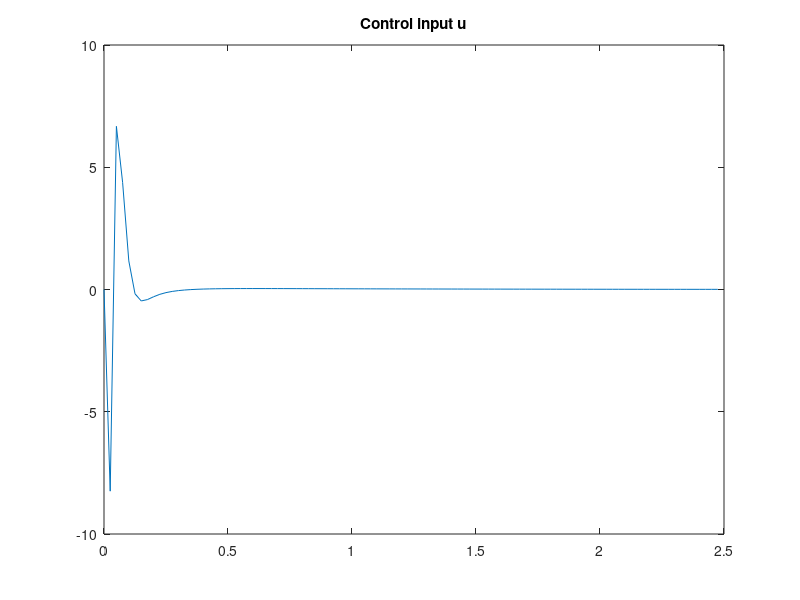
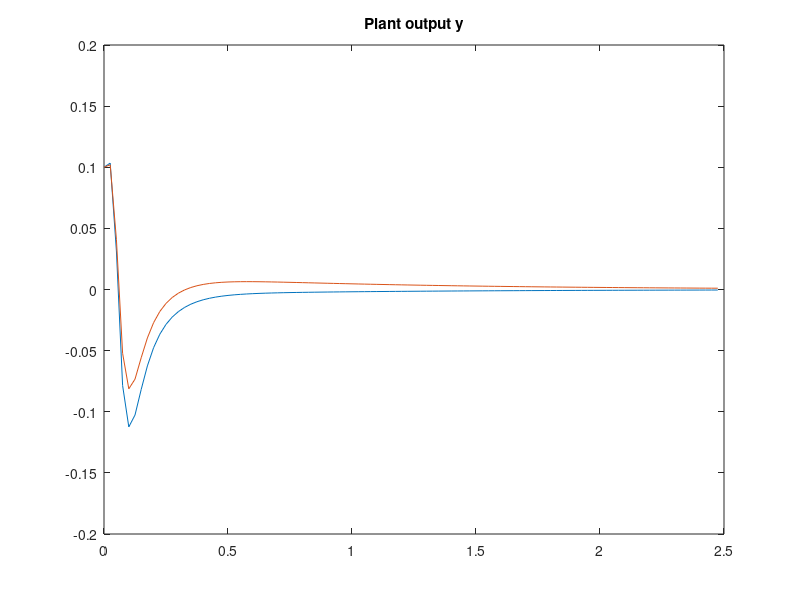

Reproduce these figures in MATLAB, in order. (Note: this script raises an error after producing the figures.)
clear all;
clc;


% %% 연속시간 시스템 모델
% A0 = [ 0         0    1.0000         0;
%       0         0         0    1.0000;
%       0  149.2751   -0.0104         0;
%       0  261.6091   -0.0103         0 ];
% 
% B0 = [ 0;
%       0;
%   49.7275;
%   49.1493 ];
% 
% C = [1 0 0 0;
%      0 1 0 0];
% 
% % 테스트 모델 깃헙 서보3
% A0 = [ 0         0    1.0000         0;
%       0         0         0    1.0000;
%       0  55.1525   -4.5471         -0.1816;
%       0  168.5810   -4.4942        -0.5551 ];
% 
% B0 = [ 0;
%       0;
%   20.6755;
%   20.4351 ];
% 
% C = [1 0 0 0;
%      0 1 0 0];



% 테스트 모델
A0 = [ -0.4302    0.7045   -0.3051     1.619;
      0.6343   -0.7904  -0.09874     1.194;
      -22.2     36.14    -65.62     81.33;
      63.14    -78.67    -9.967     19.47];

B0 = [ 0;
      0;
  20.6755;
  20.4351 ];

C = [1 0 0 0;
     0 1 0 0];




% sampling time
Ts = 0.025; % 5ms

% discretize
sysC = ss(A0,B0,C,[]);
sysD = c2d(sysC, Ts);
A = sysD.A;
B = sysD.B;


% 모델 식별한걸로 해보기



% dimensions
[nx,nu] = size(B);
[ny,~] = size(C);

% controller design
%% LQR 가중치 

Q = [100 0 0 0; 0 50 0 0; 0 0 1 0; 0 0 0 1];
R = 1;

%% 상태피드백 이득 K (discrete LQR)
[K, S, cl_poles] = dlqr(A, B, Q, R);
K=-K;

obs_poles = [0.21 0.22 0.23 0.24];            % 크기를 절반으로 줄인 극들
L = place(A', C', obs_poles).';      % 듀얼 시스템에 극배치 → 전치

% (F,G,H): resulting controller
F = A + B*K - L*C;
G = L;
H = K;

% plant initial state
xp0 = [0.1; 0.1; 0.1; 0.1];
% controller initial state
xc0 = [0; 0; 0; 0];


%% Simulation
iter = 100;

% variables for simulation with original controller
xp = xp0;
xc = xc0;
u = [];
y = [];



for i = 1:iter
    % plant + original controller
    y = [y, C*xp(:,i)];
    u = [u, H*xc(:,i)];
    xp = [xp, A*xp(:,i) + B*u(:,i)];
    xc = [xc, F*xc(:,i) + G*y(:,i)];

end

figure(1)
plot(Ts*(0:iter-1), u)
hold on
title('Control input u')


figure(2)
plot(Ts*(0:iter-1), y)
hold on
title('Plant output y')



% 안정도 
abs(eig(A+B*K))
abs(eig(F))

% Acl = [A B*K; L*C F];


% abs(eig(Acl))

% 위에서 F, G, H를 구한 다음:
print_numpy('F', F, 4);
print_numpy('G', G, 4);
print_numpy('H', H, 4);







%% ============ Go [][]float64 프린터 (행렬) ============
function print_go_slice2(name, M, prec)
    if nargin < 3, prec = 4; end
    fmt = ['%0.' num2str(prec) 'f'];

    fprintf('%s := [][]float64{\n', name);
    for i = 1:size(M,1)
        fprintf('    { ');
        for j = 1:size(M,2)
            fprintf(fmt, M(i,j));
            if j < size(M,2), fprintf(', '); end
        end
        if i < size(M,1)
            fprintf(' },\n');
        else
            fprintf(' }\n');
        end
    end
    fprintf('}\n\n');
end

%% ============ Go []float64 프린터 (벡터) ============
function print_go_slice1(name, v, prec)
    if nargin < 3, prec = 4; end
    fmt = ['%0.' num2str(prec) 'f'];

    v = v(:).'; % row vector
    fprintf('%s := []float64{ ', name);
    for k = 1:numel(v)
        fprintf(fmt, v(k));
        if k < numel(v), fprintf(', '); end
    end
    fprintf(' }\n\n');
end

function print_numpy(name, M, prec)
    if nargin < 3, prec = 4; end
    fmt = ['%0.' num2str(prec) 'f'];

    if isvector(M)
        % 1D 벡터는 한 줄로 출력 (예: H)
        fprintf('%s = np.array([ ', name);
        for k = 1:numel(M)
            fprintf(fmt, M(k));
            if k < numel(M), fprintf(', '); end
        end
        fprintf(' ], dtype=np.float64)  # shape (%d,)\n\n', numel(M));
    else
        % 2D 행렬은 행 단위로 출력 (예: F, G)
        fprintf('%s = np.array([\n', name);
        for i = 1:size(M,1)
            fprintf('    [ ');
            for j = 1:size(M,2)
                fprintf(fmt, M(i,j));
                if j < size(M,2), fprintf(', '); end
            end
            if i < size(M,1)
                fprintf(' ],\n');
            else
                fprintf(' ],\n');
            end
        end
        fprintf('], dtype=np.float64)\n\n');
    end
end
